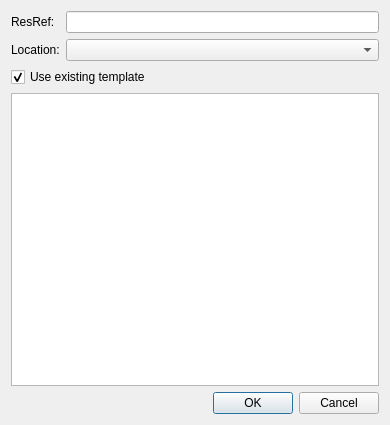
<?xml version="1.0" encoding="UTF-8"?>
<ui version="4.0">
 <class>Dialog</class>
 <widget class="QDialog" name="Dialog">
  <property name="geometry">
   <rect>
    <x>0</x>
    <y>0</y>
    <width>390</width>
    <height>425</height>
   </rect>
  </property>
  <property name="windowTitle">
   <string>Insert Instance</string>
  </property>
  <layout class="QVBoxLayout" name="verticalLayout">
   <item>
    <layout class="QFormLayout" name="formLayout">
     <item row="0" column="0">
      <widget class="QLabel" name="label">
       <property name="text">
        <string>ResRef:</string>
       </property>
      </widget>
     </item>
     <item row="0" column="1">
      <widget class="QLineEdit" name="resrefEdit">
       <property name="maxLength">
        <number>16</number>
       </property>
      </widget>
     </item>
     <item row="1" column="0">
      <widget class="QLabel" name="label_2">
       <property name="text">
        <string>Location:</string>
       </property>
      </widget>
     </item>
     <item row="1" column="1">
      <widget class="QComboBox" name="locationSelect"/>
     </item>
    </layout>
   </item>
   <item>
    <widget class="QCheckBox" name="templateCheck">
     <property name="text">
      <string>Use existing template</string>
     </property>
     <property name="checked">
      <bool>true</bool>
     </property>
    </widget>
   </item>
   <item>
    <widget class="QListWidget" name="templateList"/>
   </item>
   <item>
    <widget class="QDialogButtonBox" name="buttonBox">
     <property name="orientation">
      <enum>Qt::Horizontal</enum>
     </property>
     <property name="standardButtons">
      <set>QDialogButtonBox::Cancel|QDialogButtonBox::Ok</set>
     </property>
    </widget>
   </item>
  </layout>
 </widget>
 <resources/>
 <connections>
  <connection>
   <sender>buttonBox</sender>
   <signal>accepted()</signal>
   <receiver>Dialog</receiver>
   <slot>accept()</slot>
   <hints>
    <hint type="sourcelabel">
     <x>248</x>
     <y>254</y>
    </hint>
    <hint type="destinationlabel">
     <x>157</x>
     <y>274</y>
    </hint>
   </hints>
  </connection>
  <connection>
   <sender>buttonBox</sender>
   <signal>rejected()</signal>
   <receiver>Dialog</receiver>
   <slot>reject()</slot>
   <hints>
    <hint type="sourcelabel">
     <x>316</x>
     <y>260</y>
    </hint>
    <hint type="destinationlabel">
     <x>286</x>
     <y>274</y>
    </hint>
   </hints>
  </connection>
 </connections>
</ui>
